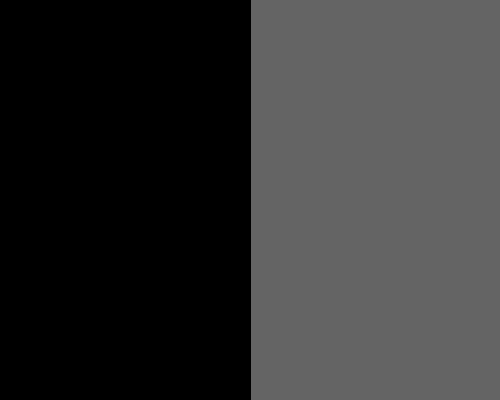
Frame 1 (no input)
Frame 60 (the mouse pressed at the canvas centre just before this capture): identical to frame 1, image omitted
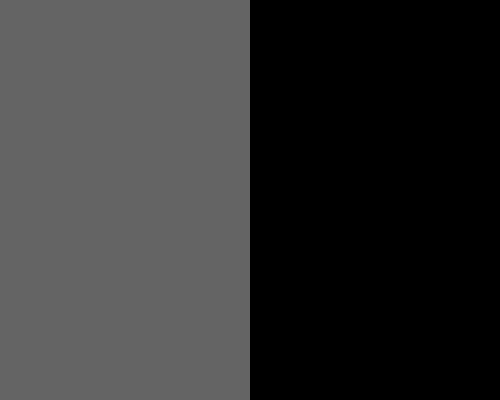
Frame 120 (the mouse held since frame 60 and released just before this capture)

The Processing sketch that drew these frames (run headless with seeded random() and noise(); from frame 60 on, the mouse is pressed at the canvas centre):

// Processing sketch: halfscreen
// ── halfscreen.pde
// halfscreen.pde

// colora meta' schermo in base alla posizione del cursore

int posX = 0;

void setup() {
  size(500, 400);
  fill(0);
}

void draw() {
  background(100);
  
  if (mouseX < 250) posX = 0;
  else posX = 250;
  
  rect(posX, 0, 250, 400);
}
